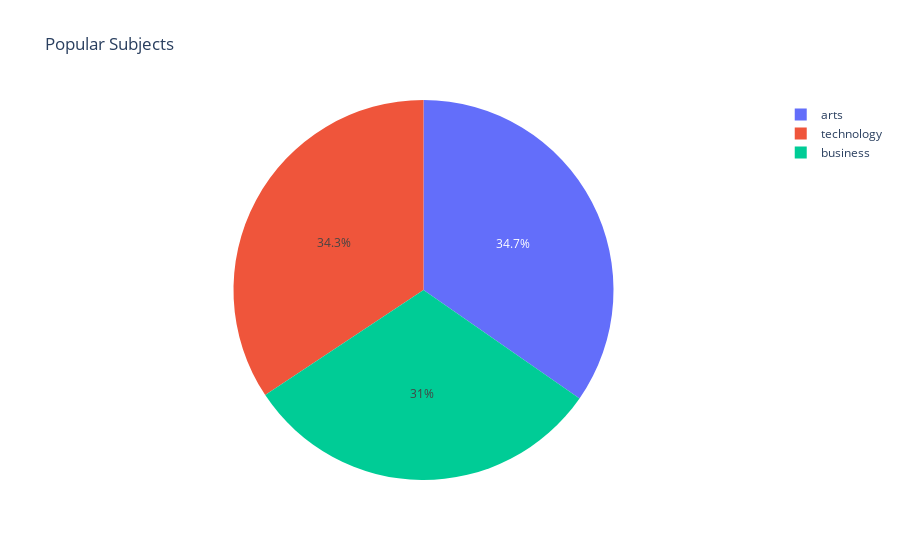
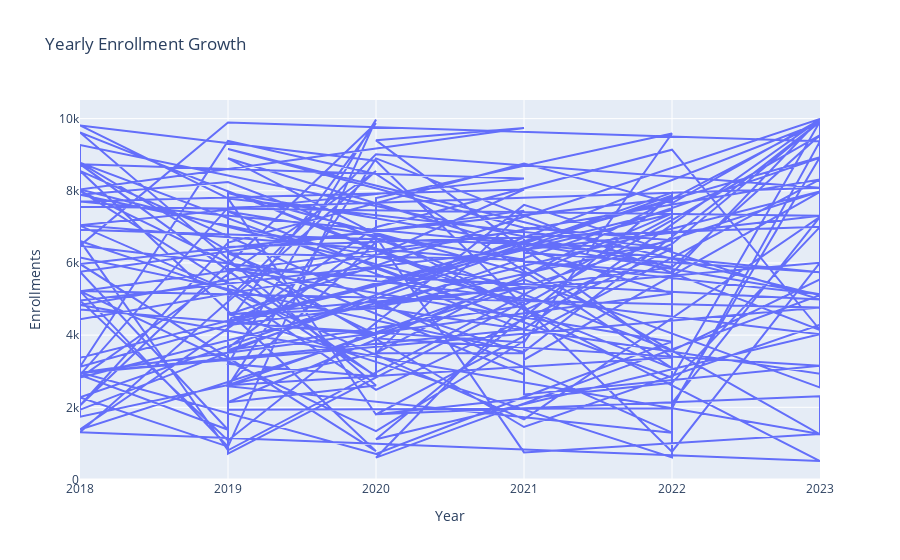
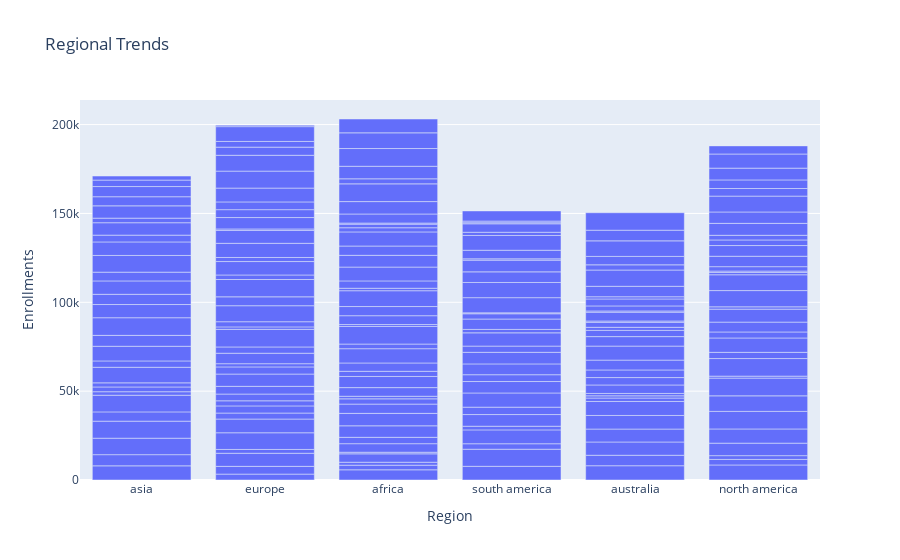

Notebook cell for these charts, in order:
### Markdown cell above
* Interactive Dashboard:
* Use Plotly for interactive visuals

### Code cell
import plotly.express as px

fig = px.pie(df, values='Enrollments', names='Subject', title='Popular Subjects')
fig.show()

fig = px.line(df, x='Year', y='Enrollments', title='Yearly Enrollment Growth')
fig.show()

fig = px.bar(df, x='Region', y='Enrollments', title='Regional Trends')
fig.show()

### Figure 1 — Plotly figure (JSON) as saved in the notebook; plotly's stock layout.template omitted (floating-point values rounded to 4 significant figures; data arrays with more than 128 entries replaced by an {"elided": "..."} marker saying what was removed)
{"data": [{"domain": {"x": [0, 1], "y": [0, 1]}, "hovertemplate": "Subject=%{label}<br>Enrollments=%{value}<extra></extra>", "labels": {"elided": "200 str values"}, "legendgroup": "", "name": "", "showlegend": true, "type": "pie", "values": {"elided": "200 int values"}}], "layout": {"legend": {"tracegroupgap": 0}, "title": {"text": "Popular Subjects"}}}

### Figure 2 — Plotly figure (JSON) as saved in the notebook; plotly's stock layout.template omitted (floating-point values rounded to 4 significant figures; data arrays with more than 128 entries replaced by an {"elided": "..."} marker saying what was removed)
{"data": [{"hovertemplate": "Year=%{x}<br>Enrollments=%{y}<extra></extra>", "legendgroup": "", "line": {"color": "#636efa", "dash": "solid"}, "marker": {"symbol": "circle"}, "mode": "lines", "name": "", "orientation": "v", "showlegend": false, "type": "scatter", "x": {"elided": "200 int values"}, "xaxis": "x", "y": {"elided": "200 int values"}, "yaxis": "y"}], "layout": {"legend": {"tracegroupgap": 0}, "title": {"text": "Yearly Enrollment Growth"}, "xaxis": {"anchor": "y", "domain": [0, 1], "title": {"text": "Year"}}, "yaxis": {"anchor": "x", "domain": [0, 1], "title": {"text": "Enrollments"}}}}

### Figure 3 — Plotly figure (JSON) as saved in the notebook; plotly's stock layout.template omitted (floating-point values rounded to 4 significant figures; data arrays with more than 128 entries replaced by an {"elided": "..."} marker saying what was removed)
{"data": [{"hovertemplate": "Region=%{x}<br>Enrollments=%{y}<extra></extra>", "legendgroup": "", "marker": {"color": "#636efa", "pattern": {"shape": ""}}, "name": "", "orientation": "v", "showlegend": false, "textposition": "auto", "type": "bar", "x": {"elided": "200 str values"}, "xaxis": "x", "y": {"elided": "200 int values"}, "yaxis": "y"}], "layout": {"barmode": "relative", "legend": {"tracegroupgap": 0}, "title": {"text": "Regional Trends"}, "xaxis": {"anchor": "y", "domain": [0, 1], "title": {"text": "Region"}}, "yaxis": {"anchor": "x", "domain": [0, 1], "title": {"text": "Enrollments"}}}}
